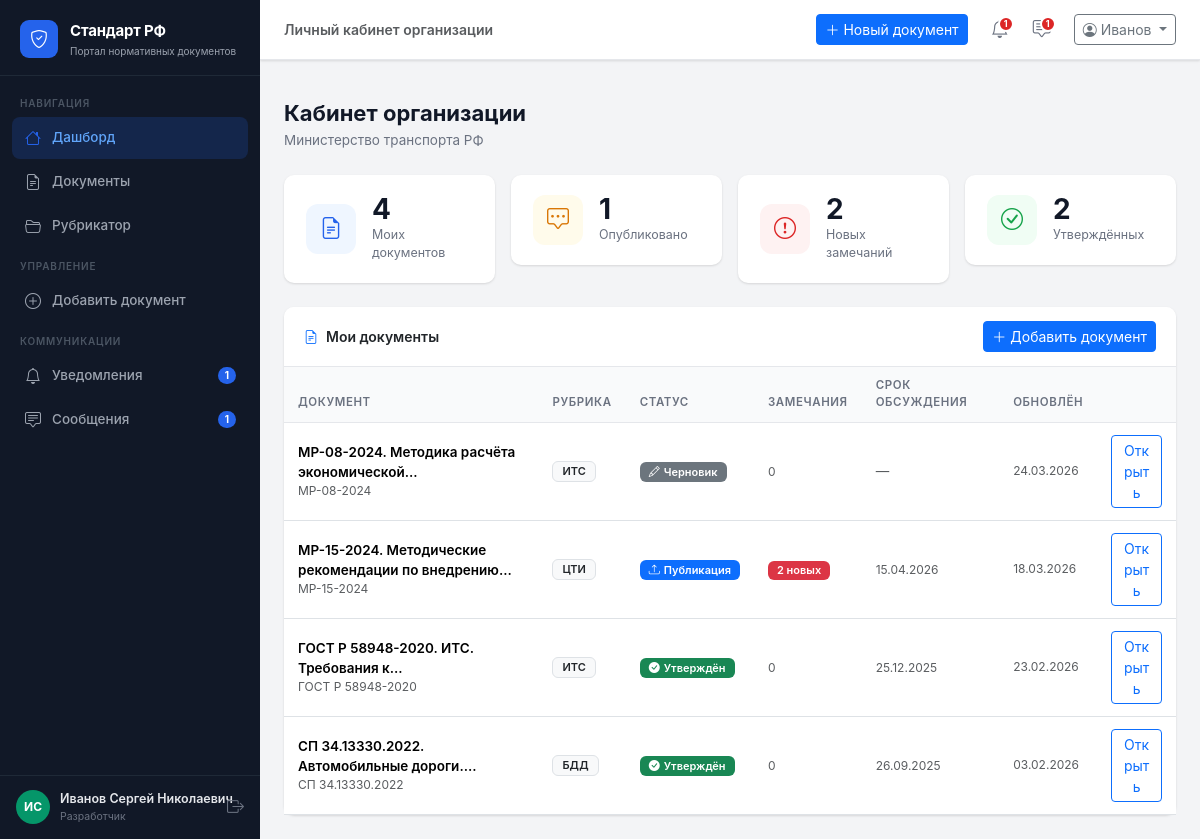
/dashboard (signed in), run on the app's committed database.
### app/models.py (models this page shows, shortened)
class User(db.Model):
    __tablename__ = 'users'
    id           = db.Column(db.Integer, primary_key=True)
    username     = db.Column(db.String(80), unique=True, nullable=False)
    email        = db.Column(db.String(120), unique=True, nullable=False)
    password     = db.Column(db.String(200), nullable=False, default='demo123')
    role         = db.Column(db.String(20), nullable=False)   # admin | org | expert
    full_name    = db.Column(db.String(200))
    organization = db.Column(db.String(300))
    position     = db.Column(db.String(200))
    created_at   = db.Column(db.DateTime, default=datetime.utcnow)
    phone        = db.Column(db.String(20))
    is_active    = db.Column(db.Boolean, default=True)
    org_id       = db.Column(db.Integer, db.ForeignKey('users.id'), nullable=True)
    rubric_id    = db.Column(db.Integer, db.ForeignKey('rubrics.id'), nullable=True)
    documents     = db.relationship('Document', backref='author', lazy=True,
                                    foreign_keys='Document.author_id')
    comments      = db.relationship('Comment', backref='author', lazy=True)
    notifications = db.relationship('Notification', backref='user', lazy=True)
    def get_initials(self):
        if self.full_name:
            parts = self.full_name.split()
            if len(parts) >= 2:
                return f"{parts[0][0]}{parts[1][0]}".upper()
            return self.full_name[:2].upper()
        return self.username[:2].upper()
    def role_label(self):
        return {'admin': 'Сис. администратор', 'org': 'Разработчик', 'organization': 'Организация', 'expert': 'Эксперт'}.get(self.role, self.role)
    def unread_notifications(self):
        return Notification.query.filter_by(user_id=self.id, is_read=False).count()
    def unread_messages(self):
        return Message.query.filter_by(receiver_id=self.id, is_read=False).count()

class Document(db.Model):
    __tablename__ = 'documents'
    id                  = db.Column(db.Integer, primary_key=True)
    title               = db.Column(db.String(500), nullable=False)
    number              = db.Column(db.String(100))
    rubric_id           = db.Column(db.Integer, db.ForeignKey('rubrics.id'), nullable=True)
    author_id           = db.Column(db.Integer, db.ForeignKey('users.id'), nullable=False)
    status              = db.Column(db.String(30), default='draft')
    doc_type            = db.Column(db.String(50), default='standard')
    description         = db.Column(db.Text)
    discussion_deadline = db.Column(db.Date)
    created_at          = db.Column(db.DateTime, default=datetime.utcnow)
    updated_at          = db.Column(db.DateTime, default=datetime.utcnow, onupdate=datetime.utcnow)
    versions = db.relationship('DocumentVersion', backref='document', lazy=True,
                               order_by='DocumentVersion.uploaded_at.desc()')
    comments = db.relationship('Comment', backref='document', lazy=True,
                               order_by='Comment.created_at.desc()')
    stages   = db.relationship('DocumentStage', backref='document', lazy=True,
                               order_by='DocumentStage.order')
    def status_info(self):
        return DOCUMENT_STATUSES.get(self.status, ('Неизвестно', 'secondary'))
    def comments_count(self):
        return Comment.query.filter_by(document_id=self.id).count()
    def new_comments_count(self):
        return Comment.query.filter_by(document_id=self.id, status='new').count()

class Rubric(db.Model):
    __tablename__ = 'rubrics'
    id          = db.Column(db.Integer, primary_key=True)
    code        = db.Column(db.String(20), unique=True, nullable=False)
    name        = db.Column(db.String(200), nullable=False)
    description = db.Column(db.Text)
    created_at  = db.Column(db.DateTime, default=datetime.utcnow)
    documents = db.relationship('Document', backref='rubric', lazy=True)

### app/routes/main.py (the view, shortened to what this page needs)
@main_bp.route('/dashboard')
@login_required
def dashboard():
    user = get_current_user()
    if user.role == 'admin':
        total_docs      = Document.query.count()
        discussion_docs = Document.query.filter_by(status='published').count()
        new_comments    = Comment.query.filter_by(status='new').count()
        total_experts   = User.query.filter_by(role='expert').count()
        total_orgs      = User.query.filter(User.role.in_(['org', 'organization'])).count()
        recent_docs     = Document.query.order_by(Document.updated_at.desc()).limit(6).all()
        recent_comments = Comment.query.order_by(Comment.created_at.desc()).limit(5).all()
        status_counts   = {k: Document.query.filter_by(status=k).count() for k in DOCUMENT_STATUSES}
        pending_rubric_proposals = RubricProposal.query.filter_by(is_reviewed=False).count()
        return render_template('dashboard/admin.html',
                               user=user,
                               total_docs=total_docs, discussion_docs=discussion_docs,
                               new_comments=new_comments, total_experts=total_experts,
                               total_orgs=total_orgs,
                               recent_docs=recent_docs, recent_comments=recent_comments,
                               status_counts=status_counts, DOCUMENT_STATUSES=DOCUMENT_STATUSES,
                               pending_rubric_proposals=pending_rubric_proposals)
    elif user.role == 'org':
        my_docs = Document.query.filter_by(author_id=user.id)\
                                .order_by(Document.updated_at.desc()).all()
        total_docs      = len(my_docs)
        discussion_docs = sum(1 for d in my_docs if d.status == 'published')
        new_comments    = Comment.query.join(Document, Comment.document_id == Document.id)\
                                       .filter(Document.author_id == user.id,
                                               Comment.status == 'new').count()
        status_counts   = {k: sum(1 for d in my_docs if d.status == k)
                           for k in DOCUMENT_STATUSES}
        return render_template('dashboard/org.html',
                               user=user, my_docs=my_docs,
                               total_docs=total_docs, discussion_docs=discussion_docs,
                               new_comments=new_comments, total_experts=0,
                               recent_docs=my_docs[:6], recent_comments=[],
                               status_counts=status_counts, DOCUMENT_STATUSES=DOCUMENT_STATUSES)

### app/utils.py (called while the page is built)
def login_required(f):
    @wraps(f)
    def decorated(*args, **kwargs):
        if 'user_id' not in session:
            return redirect(url_for('auth.login'))
        return f(*args, **kwargs)
    return decorated

def get_current_user():
    if 'user_id' in session:
        return User.query.get(session['user_id'])
    return None

### app/templates/dashboard/org.html (shortened to what this page needs)
{% extends 'base.html' %}
{% block page_title %}Личный кабинет организации{% endblock %}
{% block content %}
<div class="page-header">
  <h1>Кабинет организации</h1>
  <p>{{ user.organization }}</p>
</div>
<div class="row g-3 mb-4">
  <div class="col-sm-6 col-xl-3">
    <div class="stat-card">
      <div class="stat-icon blue"><i class="bi bi-file-earmark-text"></i></div>
      <div>
        <div class="stat-value">{{ my_docs | length }}</div>
        <div class="stat-label">Моих документов</div>
      </div>
    </div>
  </div>
  <div class="col-sm-6 col-xl-3">
    <div class="stat-card">
      <div class="stat-icon orange"><i class="bi bi-chat-square-dots"></i></div>
      <div>
        <div class="stat-value">{{ my_docs | selectattr('status', 'eq', 'published') | list | length }}</div>
        <div class="stat-label">Опубликовано</div>
      </div>
    </div>
  </div>
  <div class="col-sm-6 col-xl-3">
    <div class="stat-card">
      <div class="stat-icon red"><i class="bi bi-exclamation-circle"></i></div>
      <div>
        {% set total_new = namespace(n=0) %}
        {% for d in my_docs %}{% set total_new.n = total_new.n + d.new_comments_count() %}{% endfor %}
        <div class="stat-value">{{ total_new.n }}</div>
        <div class="stat-label">Новых замечаний</div>
      </div>
    </div>
  </div>
  <div class="col-sm-6 col-xl-3">
    <div class="stat-card">
      <div class="stat-icon green"><i class="bi bi-check-circle"></i></div>
      <div>
        <div class="stat-value">{{ my_docs | selectattr('status', 'eq', 'approved') | list | length }}</div>
        <div class="stat-label">Утверждённых</div>
      </div>
    </div>
  </div>
</div>
<div class="card">
  <div class="card-header d-flex align-items-center justify-content-between">
    <span><i class="bi bi-file-earmark-text text-primary me-2"></i>Мои документы</span>
    <a href="{{ url_for('documents.add') }}" class="btn btn-primary btn-sm">
      <i class="bi bi-plus-lg me-1"></i>Добавить документ
    </a>
  </div>
  <div class="card-body p-0">
    {% if my_docs %}
    <table class="table table-hover mb-0">
      <thead>
        <tr>
          <th>Документ</th>
          <th>Рубрика</th>
          <th>Статус</th>
          <th>Замечания</th>
          <th>Срок обсуждения</th>
          <th>Обновлён</th>
          <th></th>
        </tr>
      </thead>
      <tbody>
        {% for doc in my_docs %}
        {% set si = doc.status_info() %}
        <tr>
          <td>
            <div class="fw-semibold" style="font-size:13.5px;">{{ doc.title | truncate(55) }}</div>
            <div class="text-muted" style="font-size:12px;">{{ doc.number or '—' }}</div>
          </td>
          <td>
            {% if doc.rubric %}
            <span class="badge bg-light text-dark border">{{ doc.rubric.code }}</span>
            {% else %}<span class="text-muted">—</span>{% endif %}
          </td>
          <td><span class="badge bg-{{ si[1] }}"><i class="bi bi-{{ si[2] }} me-1"></i>{{ si[0] }}</span></td>
          <td>
            {% set nc = doc.new_comments_count() %}
            {% if nc > 0 %}
            <span class="badge bg-danger">{{ nc }} новых</span>
            {% else %}
            <span class="text-muted" style="font-size:12px;">{{ doc.comments_count() }}</span>
            {% endif %}
          </td>
          <td>
            {% if doc.discussion_deadline %}
            {% set today = namespace() %}
            <span style="font-size:12px;" class="text-muted">
              {{ doc.discussion_deadline.strftime('%d.%m.%Y') }}
            </span>
            {% else %}<span class="text-muted">—</span>{% endif %}
          </td>
          <td class="text-muted" style="font-size:12px;">{{ doc.updated_at.strftime('%d.%m.%Y') }}</td>
          <td>
            <a href="{{ url_for('documents.detail', doc_id=doc.id) }}"
               class="btn btn-sm btn-outline-primary">Открыть</a>
          </td>
        </tr>
        {% endfor %}
      </tbody>
    </table>
    {% endif %}
  </div>
</div>
{% endblock %}

### app/templates/base.html (shortened to what this page needs)
<!DOCTYPE html>
<html lang="ru">
<head>
  <link rel="stylesheet"
        href="https://cdn.jsdelivr.net/npm/bootstrap@5.3.3/dist/css/bootstrap.min.css" />
  <link rel="stylesheet"
        href="https://cdn.jsdelivr.net/npm/bootstrap-icons@1.11.3/font/bootstrap-icons.min.css" />
  <link rel="stylesheet" href="{{ url_for('static', filename='css/main.css') }}" />
</head>
<body>
<aside class="sidebar" id="sidebar">
  <div class="sidebar-brand">
    <div class="brand-icon"><i class="bi bi-shield-check"></i></div>
    <div class="brand-text">
      <span class="brand-title">Стандарт РФ</span>
      <span class="brand-sub">Портал нормативных документов</span>
    </div>
  </div>
  <nav class="sidebar-nav">
    <div class="nav-section-label">Навигация</div>
    <a href="{{ url_for('main.dashboard') }}"
       class="nav-link {% if request.endpoint == 'main.dashboard' %}active{% endif %}">
      <i class="bi bi-house"></i><span>Дашборд</span>
    </a>
    <a href="{{ url_for('documents.list_documents') }}"
       class="nav-link {% if request.blueprint == 'documents' and request.endpoint != 'documents.add' %}active{% endif %}">
      <i class="bi bi-file-earmark-text"></i><span>Документы</span>
    </a>
    <a href="{{ url_for('rubrics.index') }}"
       class="nav-link {% if request.blueprint == 'rubrics' %}active{% endif %}">
      <i class="bi bi-folder2-open"></i><span>Рубрикатор</span>
    </a>
    {% if session.role in ('admin', 'org', 'organization') %}
    <div class="nav-section-label mt-2">Управление</div>
    {% if session.role == 'org' %}
    <a href="{{ url_for('documents.add') }}"
       class="nav-link {% if request.endpoint == 'documents.add' %}active{% endif %}">
      <i class="bi bi-plus-circle"></i><span>Добавить документ</span>
    </a>
    {% endif %}
    {% endif %}
    <div class="nav-section-label mt-2">Коммуникации</div>
    <a href="{{ url_for('notifications.index') }}"
       class="nav-link {% if request.blueprint == 'notifications' %}active{% endif %}">
      <i class="bi bi-bell"></i><span>Уведомления</span>
      {% set unread_n = current_user.unread_notifications() if current_user else 0 %}
      {% if unread_n > 0 %}
      <span class="nav-badge">{{ unread_n }}</span>
      {% endif %}
    </a>
    <a href="{{ url_for('messages.index') }}"
       class="nav-link {% if request.blueprint == 'messages' %}active{% endif %}">
      <i class="bi bi-chat-square-text"></i><span>Сообщения</span>
      {% set unread_m = current_user.unread_messages() if current_user else 0 %}
      {% if unread_m > 0 %}
      <span class="nav-badge">{{ unread_m }}</span>
      {% endif %}
    </a>
  </nav>
  <div class="sidebar-footer">
    <div class="user-card">
      {% set _avatar_colors = ['#2563eb','#7c3aed','#059669','#d97706','#dc2626'] %}
      <div class="user-avatar" style="background:{{ _avatar_colors[(current_user.id % _avatar_colors|length) if current_user else 0] }}">
        {{ current_user.get_initials() if current_user else '?' }}
      </div>
      <div class="user-info">
        <div class="user-name">{{ session.full_name or 'Гость' }}</div>
        <div class="user-role">{{ current_user.role_label() if current_user else '' }}</div>
      </div>
    </div>
    <a href="{{ url_for('auth.logout') }}" class="btn-logout" title="Выйти">
      <i class="bi bi-box-arrow-right"></i>
    </a>
  </div>
</aside>
<div class="main-wrapper">
  <header class="topbar">
    <div class="topbar-breadcrumb">
      {% block breadcrumb %}
      <span class="text-muted">{% block page_title %}{% endblock %}</span>
      {% endblock %}
    </div>
    <div class="topbar-actions ms-auto">
      {% if session.role == 'org' %}
      <a href="{{ url_for('documents.add') }}" class="btn btn-primary btn-sm me-2">
        <i class="bi bi-plus-lg me-1"></i>Новый документ
      </a>
      {% endif %}
      <a href="{{ url_for('notifications.index') }}" class="topbar-icon-btn" title="Уведомления">
        {% set unread_n = current_user.unread_notifications() if current_user else 0 %}
        {% if unread_n > 0 %}<span class="dot-badge">{{ unread_n }}</span>{% endif %}
      </a>
      <a href="{{ url_for('messages.index') }}" class="topbar-icon-btn" title="Сообщения">
        {% set unread_m = current_user.unread_messages() if current_user else 0 %}
        {% if unread_m > 0 %}<span class="dot-badge">{{ unread_m }}</span>{% endif %}
      </a>
      <div class="dropdown ms-2">
        <button class="btn btn-outline-secondary btn-sm dropdown-toggle" data-bs-toggle="dropdown">
          <i class="bi bi-person-circle me-1"></i>{{ session.full_name.split()[0] if session.full_name else 'Гость' }}
        </button>
      </div>
    </div>
  </header>
  <div class="flash-container">
  </div>
  <main class="page-content">
    {% block content %}{% endblock %}
  </main>
</div>
</body>
</html>

### data on the page
User: full_name "ИС", full_name "Иванов Сергей Николаевич", role "Разработчик", organization "Министерство транспорта РФ"
Document: title "МР-08-2024. Методика расчёта экономической...", number "МР-08-2024", rubric.code "ИТС", si "Черновик", comments_count "0", updated_at "24.03.2026"
Document: title "МР-15-2024. Методические рекомендации по внедрению...", number "МР-15-2024", rubric.code "ЦТИ", si "Публикация", nc "2", discussion_deadline "15.04.2026", updated_at "18.03.2026"
Document: title "ГОСТ Р 58948-2020. ИТС. Требования к...", number "ГОСТ Р 58948-2020", rubric.code "ИТС", si "Утверждён", comments_count "0", discussion_deadline "25.12.2025", updated_at "23.02.2026"
Document: title "СП 34.13330.2022. Автомобильные дороги....", number "СП 34.13330.2022", rubric.code "БДД", si "Утверждён", comments_count "0", discussion_deadline "26.09.2025", updated_at "03.02.2026"

### other printed values
{{ unread_n }} "1"
{{ unread_m }} "1"
{{ session.full_name.split()[0] if session.full_name else 'Гость' }} "Иванов"
{{ my_docs | length }} "4"
{{ my_docs | selectattr('status', 'eq', 'published') | list | length }} "1"
{{ total_new.n }} "2"
{{ my_docs | selectattr('status', 'eq', 'approved') | list | length }} "2"
